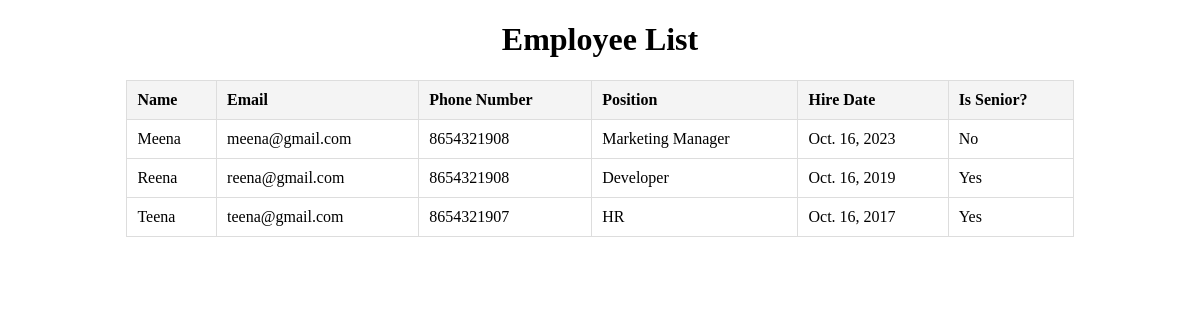
Screenshot of /people/employees/ with the database file from the repository.
### people/models.py (models this page shows, shortened)
class Person(models.Model):
    name = models.CharField(max_length=100)
    email = models.EmailField(unique=True)
    phone_number = models.CharField(max_length=15)
    date_of_birth = models.DateField()
    class Meta:
        abstract = True

class Employee(Person):
    employee_id = models.CharField(max_length=10, unique=True)
    position = models.CharField(max_length=100)
    hire_date = models.DateField()

### people/views.py (the view)
# urls.py: path('employees/', views.EmployeeListView.as_view(), name='employee_list'),
class EmployeeListView(ListView):
    model = EmployeeProxy
    template_name = 'people/employee_list.html'
    context_object_name = 'employees'

### people/models.py (called while the page is built)
    def is_senior(self):
        from datetime import date
        return (date.today() - self.hire_date).days > 5 * 365

### people/templates/people/employee_list.html (shortened to what this page needs)
<!DOCTYPE html>
<html lang="en">
<head>
</head>
<body>
    <h1 style="text-align: center;">Employee List</h1>
    <table>
        <thead>
            <tr>
                <th>Name</th>
                <th>Email</th>
                <th>Phone Number</th>
                <th>Position</th>
                <th>Hire Date</th>
                <th>Is Senior?</th>
            </tr>
        </thead>
        <tbody>
            {% for employee in employees %}
            <tr>
                <td>{{ employee.name }}</td>
                <td>{{ employee.email }}</td>
                <td>{{ employee.phone_number }}</td>
                <td>{{ employee.position }}</td>
                <td>{{ employee.hire_date }}</td>
                <td>{% if employee.is_senior %}Yes{% else %}No{% endif %}</td>
            </tr>
            {% endfor %}
        </tbody>
    </table>
</body>
</html>

### people/templates/people/employee_list.html (style rules this page uses)
table { width: 80%; margin: 0 auto; border-collapse: collapse; }
th, td { padding: 10px; text-align: left; border: 1px solid #ddd; }
th { background-color: #f4f4f4; }

### rows the page displays
Employee: name "Meena", email "meena@gmail.com", phone_number "8654321908", position "Marketing Manager", hire_date "Oct. 16, 2023", shows "No"
Employee: name "Reena", email "reena@gmail.com", phone_number "8654321908", position "Developer", hire_date "Oct. 16, 2019", shows "Yes"
Employee: name "Teena", email "teena@gmail.com", phone_number "8654321907", position "HR", hire_date "Oct. 16, 2017", shows "Yes"
